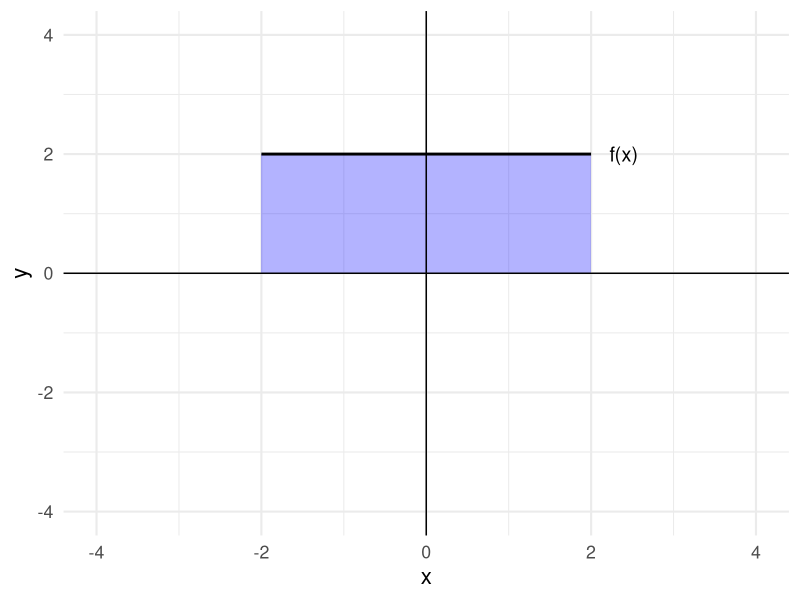
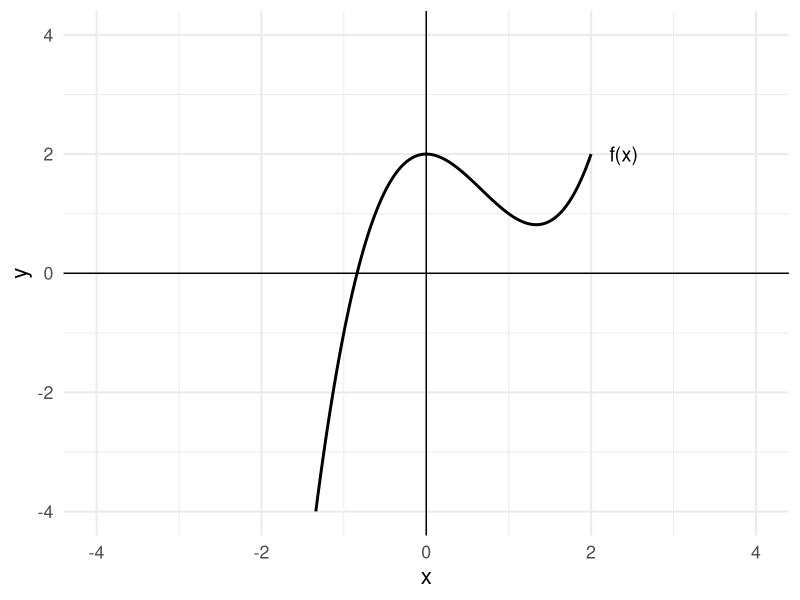
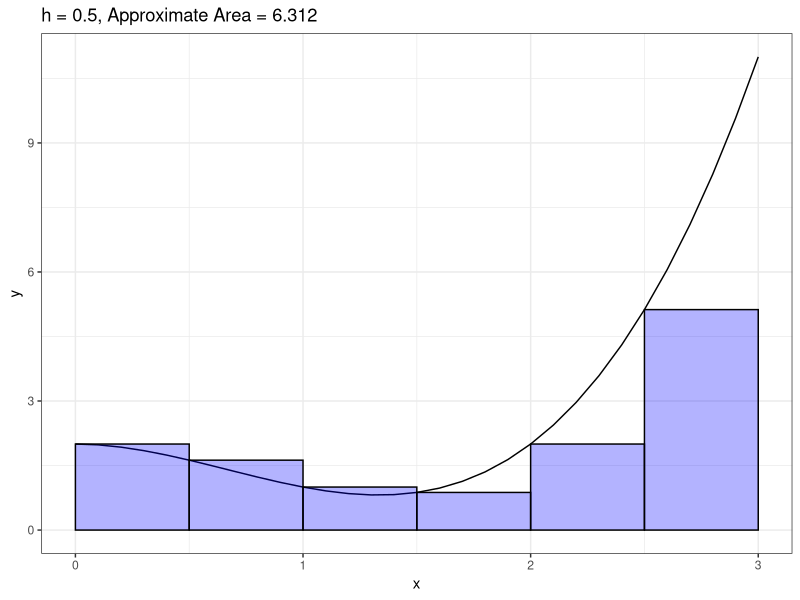
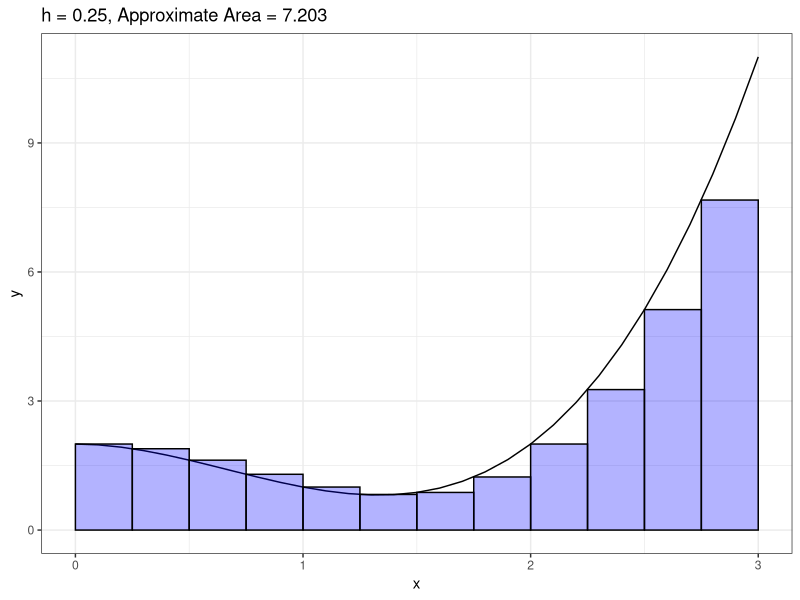
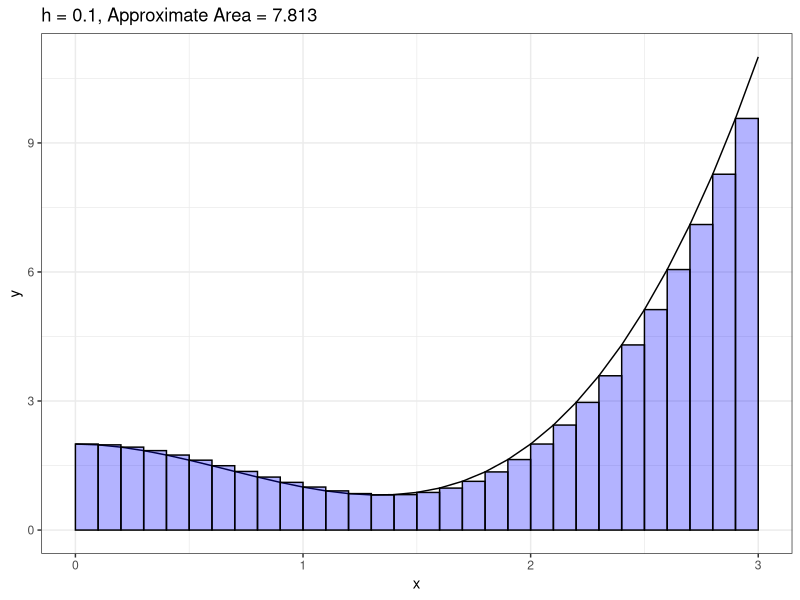
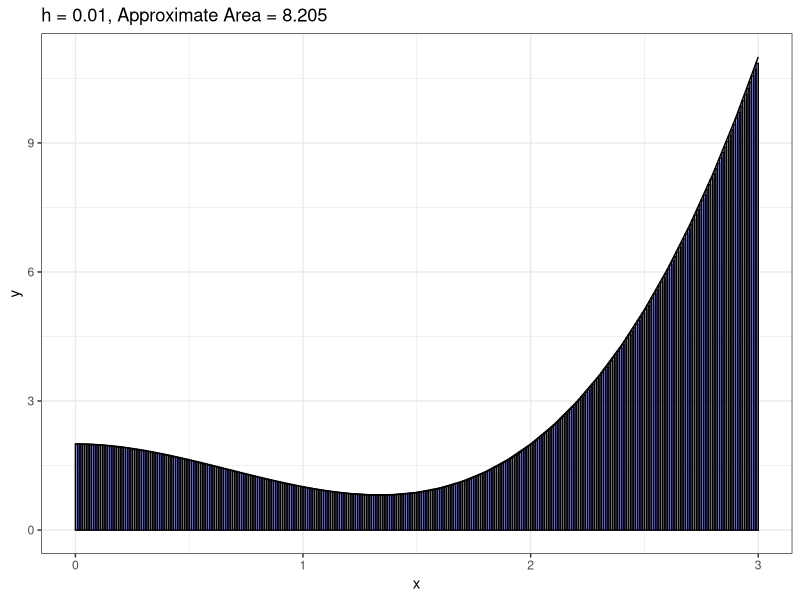
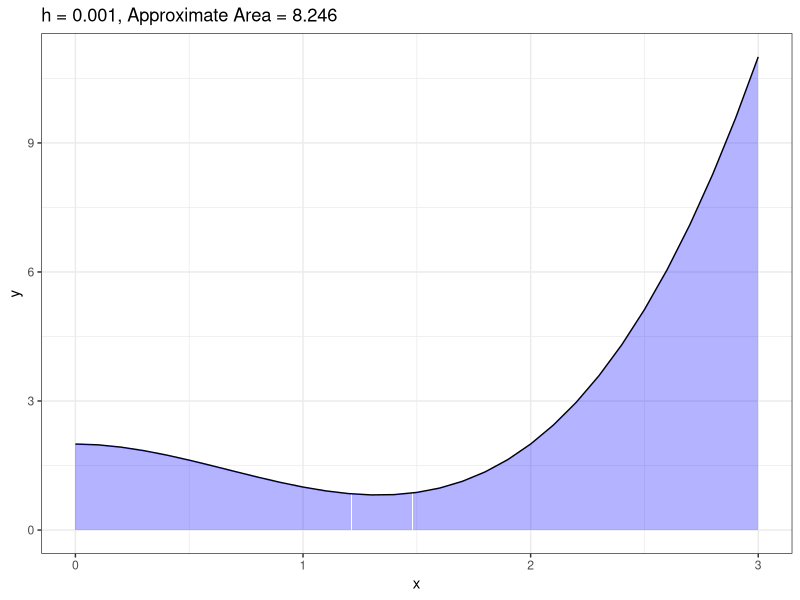
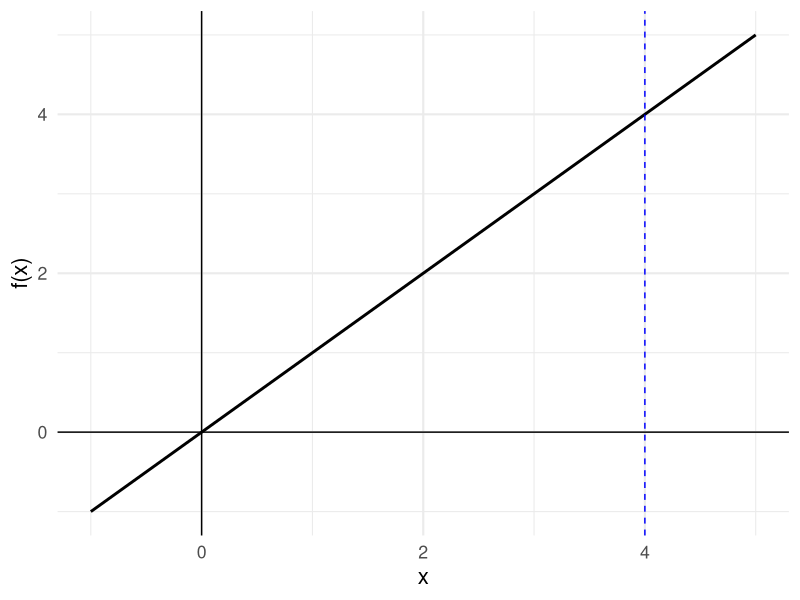

Here is the R script that generated these plots, in order:
## ---- chunk 1
library(tidyverse)
theme_set(theme_minimal(base_size = 16))
knitr::opts_chunk$set(comment=NA, fig.width=7, fig.height=5, 
                      fig.align = 'center', out.width = 600,
                      message=FALSE, warning=FALSE, echo=FALSE)
## ---- chunk 2

data = tibble(x = -2:2,
              y = 2)

ggplot() +
  geom_rect(aes(xmin = -2, xmax = 2, ymin = 0, ymax = 2),
            alpha = 0.3, fill = 'blue') + 
  geom_line(data = data, aes(x=x,y=y), size = 1) +
  scale_x_continuous(limits = c(-4,4)) +
  scale_y_continuous(limits = c(-4,4)) +
  geom_hline(yintercept = 0) + geom_vline(xintercept = 0) + 
  xlab('x') + ylab('y') + 
  geom_text(aes(x=2.4,y=2, label='f(x)'), size = 5)


## ---- chunk 3

f <- function(x){
  x^3 - 2*x^2 + 2
}

# f <- function(x){
#   0.7*x^2
# }

x <- seq(-2,2,0.01)

data <- tibble(x=x,
               y=f(x))

ggplot() +
  geom_line(data = data, aes(x=x,y=y), size = 1) +
  scale_x_continuous(limits = c(-4,4)) +
  scale_y_continuous(limits = c(-4,4)) +
  geom_hline(yintercept = 0) + geom_vline(xintercept = 0) + 
  xlab('x') + ylab('y') + 
  geom_text(aes(x=2.4,y=2, label='f(x)'), size = 5)


## ---- chunk 4
# function to plot Riemann sums

riemann_plot <- function(x_minimum, x_maximum, f, h,
                         rectangle_outline = 'black'){
  
  # create x and y variables
  x <- seq(x_minimum,x_maximum,0.1)
  y <- f(x)
  
  # rectangle dimensions
  x_rectangles <- seq(x_minimum, x_maximum - h, h)
  y_rectangles <- f(seq(x_minimum, x_maximum - h, h))
  
  # approximate area
  approximate_area <- sum(y_rectangles * h)
  
  # rectangle dataframe for plot
  rectangles <- tibble(xmin = x_rectangles,
                       xmax = seq(x_minimum + h, x_maximum, h),
                       ymin = 0,
                       ymax = f(xmin))
  
  
  # return ggplot object
  ggplot() +
    geom_line(data = tibble(x,y),
              aes(x=x,y=y)) +
    geom_rect(data = rectangles,
              aes(xmin = xmin, xmax = xmax, ymin = ymin, ymax = ymax),
              fill = 'blue', color = rectangle_outline, alpha = 0.3) +
    labs(title = paste0("h = ", h, 
                        ", Approximate Area = ", round(approximate_area, 3))) +
    theme_bw()
}

## ---- chunk 5

f <- function(x){
  x^3 - 2*x^2 + 2
}

riemann_plot(x_minimum = 0,
             x_maximum = 3,
             f = f,
             h = 0.5)
## ---- chunk 6

riemann_plot(x_minimum = 0,
             x_maximum = 3,
             f = f,
             h = 0.25)
## ---- chunk 7

riemann_plot(x_minimum = 0,
             x_maximum = 3,
             f = f,
             h = 0.1)
## ---- chunk 8

riemann_plot(x_minimum = 0,
             x_maximum = 3,
             f = f,
             h = 0.01)
## ---- chunk 9

riemann_plot(x_minimum = 0,
             x_maximum = 3,
             f = f,
             h = 0.001,
             rectangle_outline = NA)
## ---- chunk 10

x = -1:5

ggplot(data = tibble(x)) +
  geom_line(aes(x=x,y=x), size = 1) +
  geom_vline(xintercept = 0) +
  geom_hline(yintercept = 0) +
  xlab('x') + ylab('f(x)') +
  geom_vline(xintercept = 4, linetype = 'dashed', color = 'blue')

## ---- chunk 11

riemann_plot(x_minimum = 0,
             x_maximum = 3,
             f = f,
             h = 0.001,
             rectangle_outline = NA)
